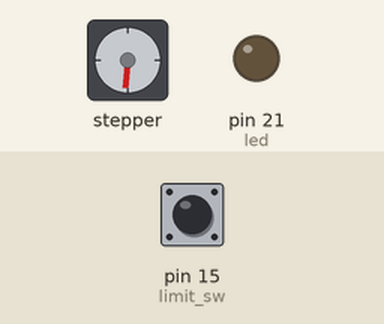
Bench run of a sketch on a simulated Arduino Mega 2560, built with avr-gcc and run on an emulated ATmega2560. Parts: stepper motor, output pins drawn as LEDs (lit = HIGH). The test bench sets the inputs (shaded band); at power-on: pin 15 (limit_sw) HIGH. Stepper angles assume 200 steps per turn; pins used as bus, display or sensor lines are not drawn.

Above: at 0.45 s.
At 1.25 s:
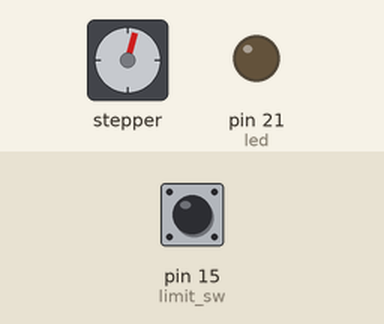
1.3 s: pin 15 (limit_sw) pulled LOW for 0.15 s
Timing chart, 0 to 4.3 s (numbered marks = the images above; inputs shaded):
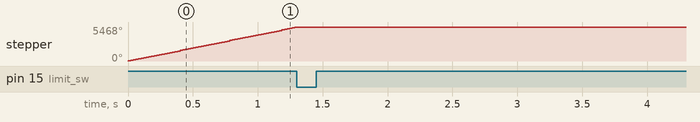

The sketch:

dock_v4.ino
```cpp
#include <AccelStepper.h>

#define dirPin 22
#define stepPin 23
#define sleep 18
#define led 21


const byte  limit_sw = 15;
const byte start_sw = 4;

bool homed = false;
bool start_grab = false;

AccelStepper stepper = AccelStepper(1, stepPin, dirPin);


void setup() {
  Serial.begin(115200);

  pinMode(limit_sw, INPUT_PULLUP);
  pinMode(start_sw, INPUT_PULLUP);
  pinMode(sleep, OUTPUT);
  pinMode(led, OUTPUT);

  digitalWrite(led, LOW);

  digitalWrite(sleep, HIGH);

  attachInterrupt(digitalPinToInterrupt(start_sw), startGrab, FALLING);

  stepper.setMaxSpeed(3800);
  stepper.setAcceleration(200);
  stepper.setSpeed(3800);


}

void loop() {

  if (digitalRead(limit_sw) == HIGH && homed == false)
  {
    stepper.setSpeed(3800);
    if(digitalRead(sleep) == LOW)
    {
      digitalWrite(sleep, HIGH);
    }
    stepper.runSpeed();
  }
  else if (start_grab == true)
  {
     digitalWrite(sleep, HIGH);
     stepper.setCurrentPosition(16500);
     stepper.setSpeed(-3800);
     while(stepper.currentPosition() >= 0)
     {
      stepper.runSpeed();
     }
     stepper.stop();
     digitalWrite(sleep, LOW);
     digitalWrite(led, HIGH);
     delay(5000);
     digitalWrite(led, LOW);
     start_grab = false;
     homed = false;
  }
  else
  {
    stepper.stop();
    homed = true;
    if(digitalRead(sleep) == HIGH)
    {
      digitalWrite(sleep, LOW);
    }
  }
}

void startGrab()
{
  if (homed == true)
  {
    start_grab = true;
  }
}
```

Measured:
- after the input at 1.3 s, stepper: stops changing and stays 5468°
- by itself, stepper: keeps turning clockwise at about 4209°/s
